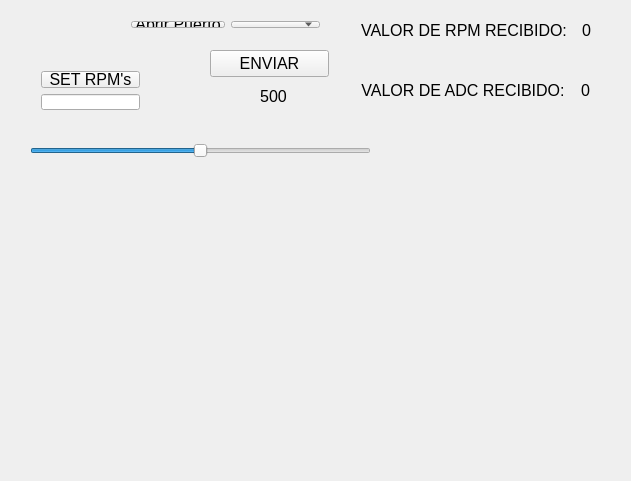
<?xml version="1.0" encoding="UTF-8"?>
<ui version="4.0">
 <class>Widget</class>
 <widget class="QWidget" name="Widget">
  <property name="geometry">
   <rect>
    <x>0</x>
    <y>0</y>
    <width>631</width>
    <height>481</height>
   </rect>
  </property>
  <property name="windowTitle">
   <string>Menu control RPM</string>
  </property>
  <widget class="QSlider" name="horizontalSlider">
   <property name="geometry">
    <rect>
     <x>30</x>
     <y>140</y>
     <width>341</width>
     <height>22</height>
    </rect>
   </property>
   <property name="font">
    <font>
     <pointsize>12</pointsize>
    </font>
   </property>
   <property name="minimum">
    <number>0</number>
   </property>
   <property name="maximum">
    <number>1000</number>
   </property>
   <property name="pageStep">
    <number>25</number>
   </property>
   <property name="value">
    <number>500</number>
   </property>
   <property name="orientation">
    <enum>Qt::Horizontal</enum>
   </property>
  </widget>
  <widget class="QLabel" name="label_2">
   <property name="geometry">
    <rect>
     <x>250</x>
     <y>90</y>
     <width>47</width>
     <height>13</height>
    </rect>
   </property>
   <property name="font">
    <font>
     <pointsize>12</pointsize>
    </font>
   </property>
   <property name="text">
    <string>500</string>
   </property>
   <property name="alignment">
    <set>Qt::AlignCenter</set>
   </property>
  </widget>
  <widget class="QPushButton" name="pushButton_3">
   <property name="geometry">
    <rect>
     <x>210</x>
     <y>50</y>
     <width>119</width>
     <height>27</height>
    </rect>
   </property>
   <property name="font">
    <font>
     <pointsize>12</pointsize>
    </font>
   </property>
   <property name="text">
    <string>ENVIAR</string>
   </property>
  </widget>
  <widget class="QWidget" name="layoutWidget">
   <property name="geometry">
    <rect>
     <x>120</x>
     <y>10</y>
     <width>211</width>
     <height>29</height>
    </rect>
   </property>
   <property name="font">
    <font>
     <pointsize>12</pointsize>
    </font>
   </property>
   <layout class="QHBoxLayout" name="horizontalLayout">
    <item>
     <widget class="QPushButton" name="pushButton">
      <property name="font">
       <font>
        <pointsize>12</pointsize>
       </font>
      </property>
      <property name="text">
       <string>Abrir Puerto</string>
      </property>
     </widget>
    </item>
    <item>
     <widget class="QComboBox" name="comboBox">
      <property name="font">
       <font>
        <pointsize>12</pointsize>
       </font>
      </property>
     </widget>
    </item>
   </layout>
  </widget>
  <widget class="QWidget" name="layoutWidget">
   <property name="geometry">
    <rect>
     <x>30</x>
     <y>60</y>
     <width>121</width>
     <height>61</height>
    </rect>
   </property>
   <property name="font">
    <font>
     <pointsize>12</pointsize>
    </font>
   </property>
   <layout class="QVBoxLayout" name="verticalLayout">
    <item>
     <widget class="QPushButton" name="pushButton_2">
      <property name="font">
       <font>
        <pointsize>12</pointsize>
       </font>
      </property>
      <property name="text">
       <string>SET RPM's</string>
      </property>
     </widget>
    </item>
    <item>
     <widget class="QLineEdit" name="lineEdit">
      <property name="font">
       <font>
        <pointsize>12</pointsize>
       </font>
      </property>
     </widget>
    </item>
   </layout>
  </widget>
  <widget class="QWidget" name="layoutWidget">
   <property name="geometry">
    <rect>
     <x>350</x>
     <y>10</y>
     <width>261</width>
     <height>41</height>
    </rect>
   </property>
   <layout class="QHBoxLayout" name="horizontalLayout_2">
    <item>
     <widget class="QLabel" name="label">
      <property name="font">
       <font>
        <pointsize>12</pointsize>
       </font>
      </property>
      <property name="text">
       <string>VALOR DE RPM RECIBIDO:</string>
      </property>
      <property name="alignment">
       <set>Qt::AlignCenter</set>
      </property>
     </widget>
    </item>
    <item>
     <widget class="QLabel" name="label_3">
      <property name="font">
       <font>
        <pointsize>12</pointsize>
       </font>
      </property>
      <property name="text">
       <string>0</string>
      </property>
      <property name="alignment">
       <set>Qt::AlignCenter</set>
      </property>
     </widget>
    </item>
   </layout>
  </widget>
  <widget class="QCustomPlot" name="customPlot" native="true">
   <property name="geometry">
    <rect>
     <x>19</x>
     <y>190</y>
     <width>601</width>
     <height>281</height>
    </rect>
   </property>
  </widget>
  <widget class="QWidget" name="layoutWidget_2">
   <property name="geometry">
    <rect>
     <x>350</x>
     <y>70</y>
     <width>261</width>
     <height>41</height>
    </rect>
   </property>
   <layout class="QHBoxLayout" name="horizontalLayout_3">
    <item>
     <widget class="QLabel" name="label_4">
      <property name="font">
       <font>
        <pointsize>12</pointsize>
       </font>
      </property>
      <property name="text">
       <string>VALOR DE ADC RECIBIDO:</string>
      </property>
      <property name="alignment">
       <set>Qt::AlignCenter</set>
      </property>
     </widget>
    </item>
    <item>
     <widget class="QLabel" name="label_5">
      <property name="font">
       <font>
        <pointsize>12</pointsize>
       </font>
      </property>
      <property name="text">
       <string>0</string>
      </property>
      <property name="alignment">
       <set>Qt::AlignCenter</set>
      </property>
     </widget>
    </item>
   </layout>
  </widget>
 </widget>
 <layoutdefault spacing="6" margin="11"/>
 <customwidgets>
  <customwidget>
   <class>QCustomPlot</class>
   <extends>QWidget</extends>
   <header>qcustomplot.h</header>
   <container>1</container>
  </customwidget>
 </customwidgets>
 <resources/>
 <connections/>
</ui>
